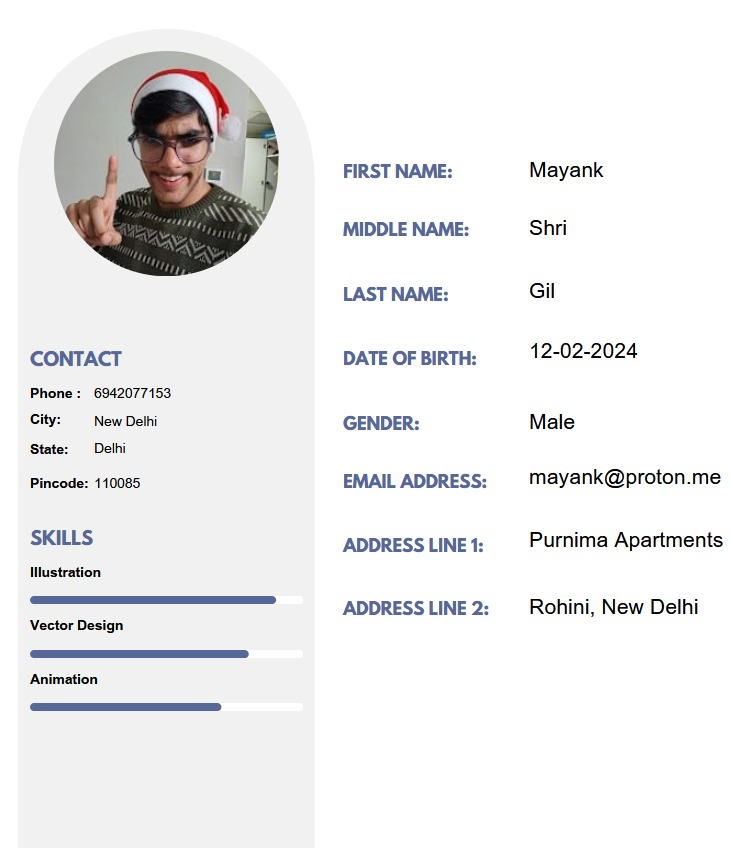
#> input picture uploads/input_img.jpg, 730 x 848 px, found by its file name
$ python Final_ocr_reader.py
#> lines starting #> are read from the running program, lines starting #| are printed output that depends on the picture; after the words box and inside, x2 and y2 are one past the last pixel; in counts of white or black regions, pixels touching at a corner belong together
import cv2
import pytesseract
from PIL import Image
import numpy as np
import os
import re

# Function to load the image from the specified path
def load_image(image_path):
#> called with image_path = 'uploads\\input_img.jpg'
    try:
        img = cv2.imread(image_path)
#> img is the input picture: shape (848, 730, 3); mean B, G, R 236.6, 236.1, 236.3
        if img is None:
            raise FileNotFoundError(f"Image not found or could not be read: {image_path}")
        return img
    except Exception as e:
        print(f"Error loading image: {e}")
        raise

# Function to detect if the image has a tri-column layout
def is_tricolumn(img):
    # Convert image to grayscale
    gray = cv2.cvtColor(img, cv2.COLOR_BGR2GRAY)
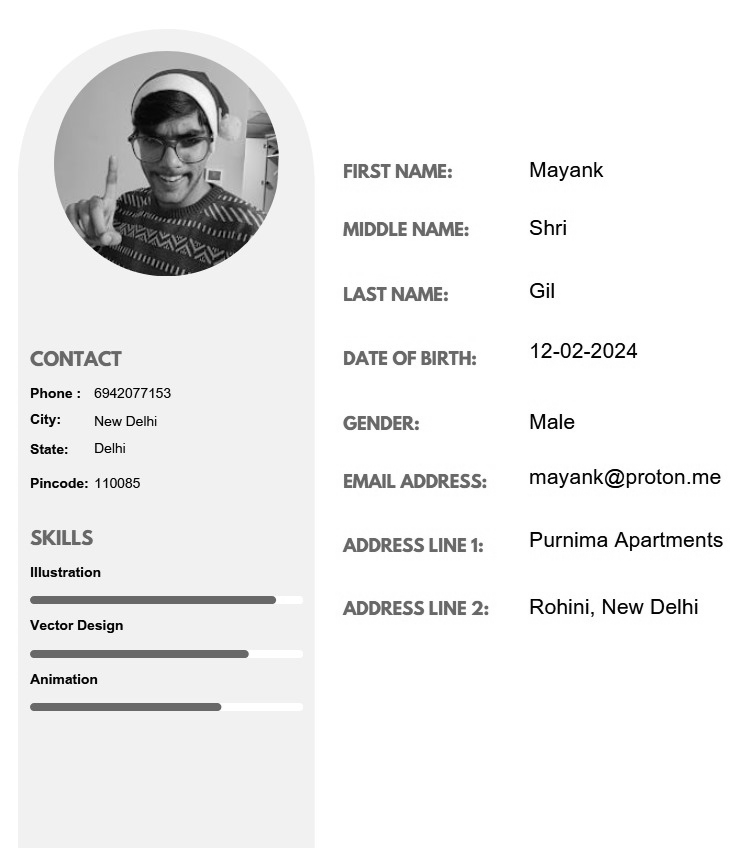
#> gray: shape (848, 730); min 0, max 255, mean 236.2
    # Apply Gaussian blur to reduce noise
    blur = cv2.GaussianBlur(gray, (7, 7), 0)
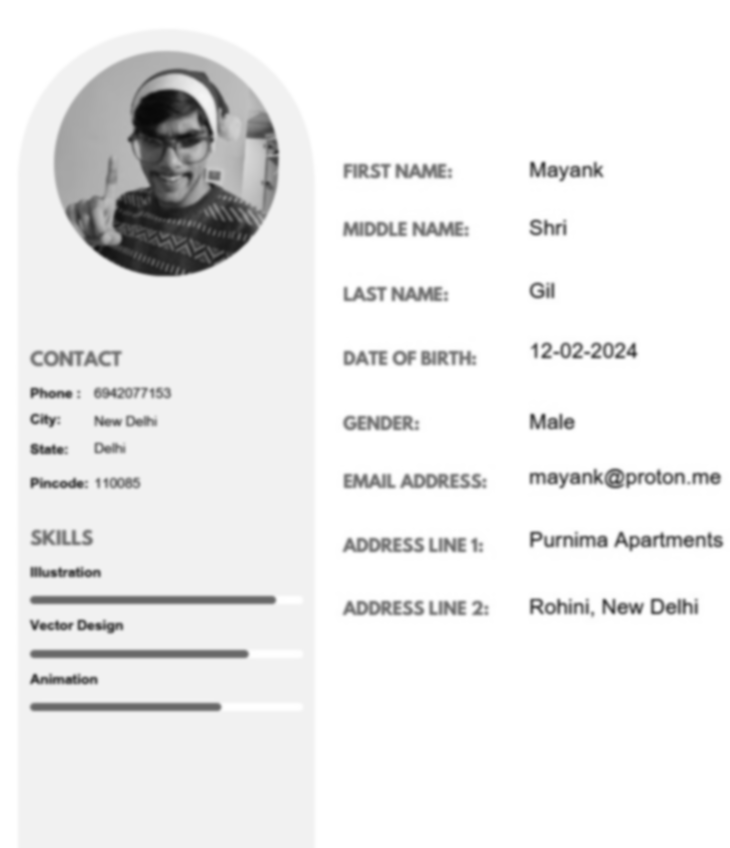
#> blur: shape (848, 730); min 8, max 255, mean 236.2
    # Threshold the image to create a binary image
    thresh = cv2.threshold(blur, 0, 255, cv2.THRESH_BINARY_INV + cv2.THRESH_OTSU)[1]
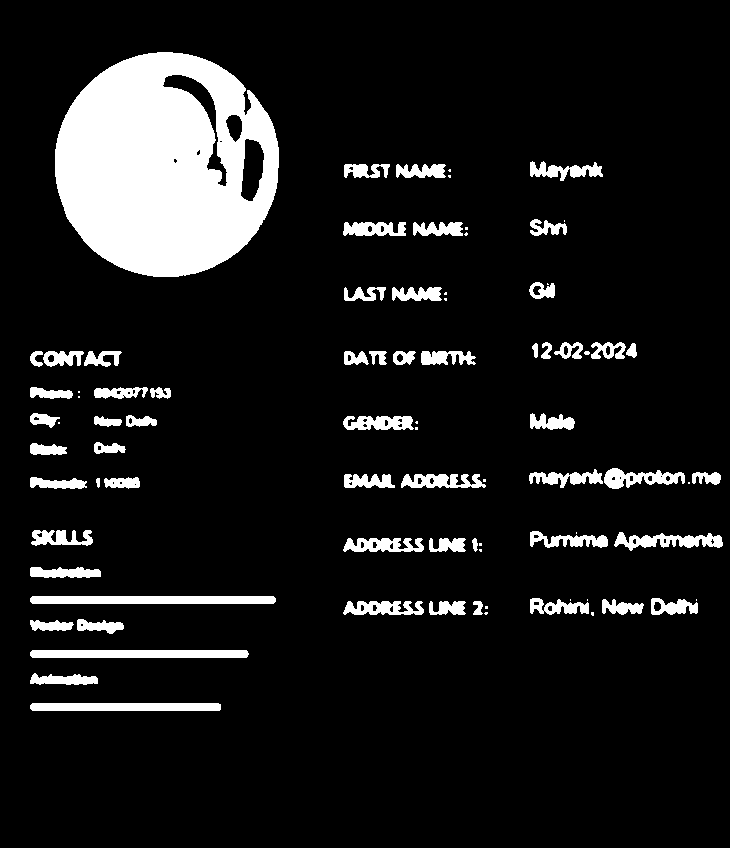
#> thresh: shape (848, 730); 10.6% white; 84 white regions (24 under 20 px), largest, box (x1, y1, x2, y2) and area: (55, 52, 279, 277) 37009, (30, 596, 276, 604) 1956, (30, 650, 249, 658) 1738
    # Define a vertical kernel for dilation
    kernel = cv2.getStructuringElement(cv2.MORPH_RECT, (3, 13))
    dilate = cv2.dilate(thresh, kernel, iterations=1)
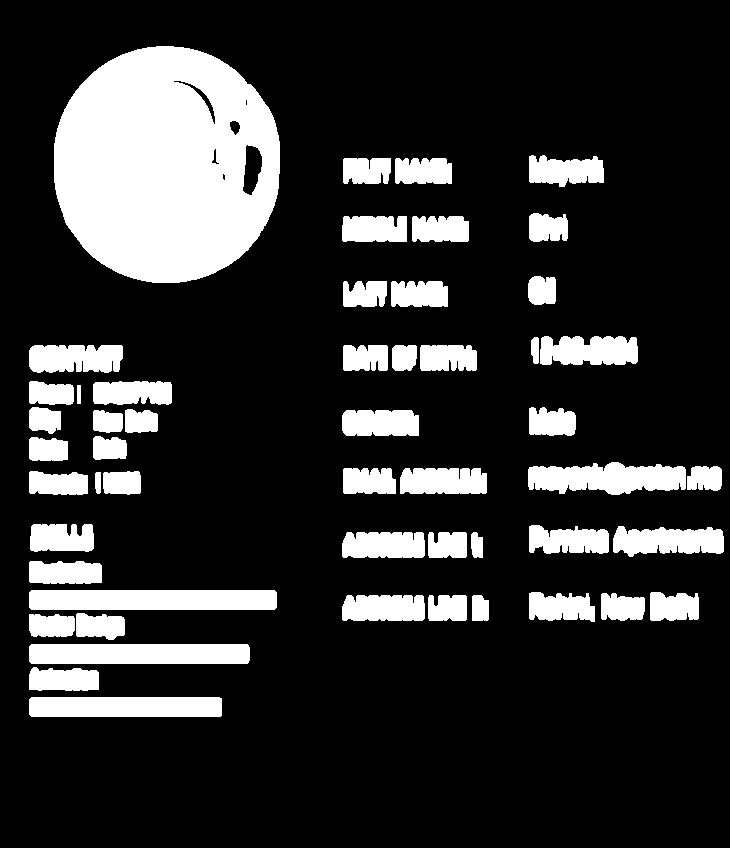
#> dilate: shape (848, 730); 18.7% white; 52 white regions
    # Find contours in the dilated image
    contours, _ = cv2.findContours(dilate, cv2.RETR_EXTERNAL, cv2.CHAIN_APPROX_SIMPLE)
#> contours = 52 contours; largest, box (x1, y1, x2, y2) and area: (54, 46, 280, 283) 42518, (29, 590, 277, 610) 4685, (29, 644, 250, 664) 4170, (528, 462, 686, 495) 3648, (29, 697, 222, 717) 3642

    column_count = 0
    # Loop through contours to count potential columns
    for c in contours:
        x, y, w, h = cv2.boundingRect(c)
        if h > 200 and w > 20:  # Check for large rectangular regions (columns)
            column_count += 1
            # Draw rectangles around detected columns (for debugging/visualization)
            cv2.rectangle(img, (x, y), (x + w, y + h), (0, 255, 0), 2)
#> this loop made 52 passes
#> (x, y, w, h, column_count) on pass 52: (54, 46, 226, 237, 1)
#> (x, y, w, h) on passes 1 to 6: (29, 697, 193, 20), (29, 667, 70, 24), (29, 644, 221, 20), (29, 614, 46, 23), (76, 613, 49, 27), (472, 595, 17, 26)
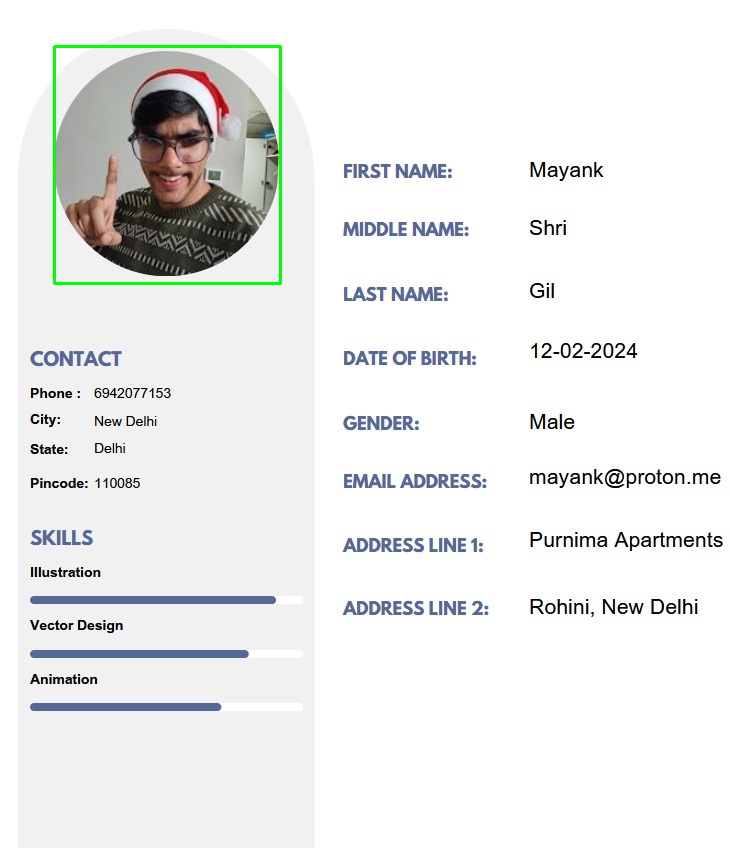
#> img: shape (848, 730, 3); 0.45% of pixels changed, all inside (x1, y1, x2, y2) = (53, 45, 282, 285)
#> after the loop, column_count = 1

    # Display the column detection result
    cv2.imshow("Column Detection", img)
    cv2.waitKey(0)
    cv2.destroyAllWindows()

    return column_count > 1  # Return True if more than one column is detected

# Function to binarize the image (convert it to black and white)
def binarization(img):
    gray = cv2.cvtColor(img, cv2.COLOR_BGR2GRAY)
    _, binary_img = cv2.threshold(gray, 128, 255, cv2.THRESH_BINARY | cv2.THRESH_OTSU)
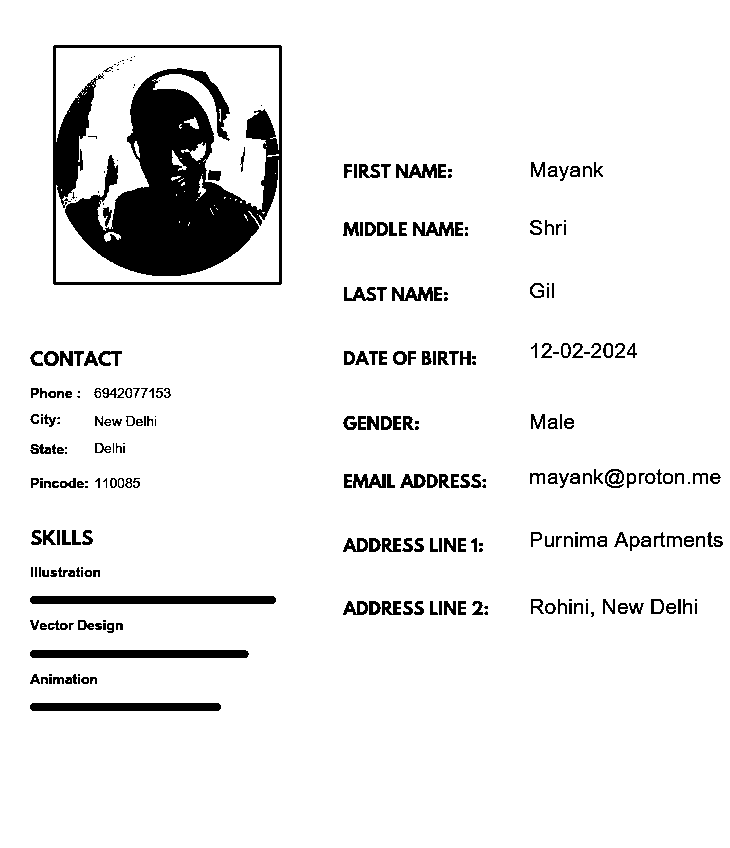
#> binary_img: shape (848, 730); 92.1% white; 293 black regions (75 under 20 px), largest, box (x1, y1, x2, y2) and area: (53, 45, 282, 285) 27041, (30, 596, 276, 604) 1956, (30, 650, 249, 658) 1737
    return binary_img

# Function to separate fields on the same line based on field names
# [159 lines left out: functions separate_fields_on_same_line, preprocess_ocr_text, save_and_display_result, not called in this run]

# Function to process single-column OCR
def single_column_ocr(img):
    img = binarization(img)
    cv2.imwrite("result_images/final_preprocessed_image.png", img)
    img_pil = Image.open("result_images/final_preprocessed_image.png")
    ocr_result = pytesseract.image_to_string(img_pil)
    formatted_result = preprocess_ocr_text(ocr_result)
    save_and_display_result(formatted_result)
    print("OCR result has been processed and saved to ocr_result.txt.")

# Function to process tri-column OCR
# [21 lines left out: function tricolumn_ocr, not called in this run]

# Function to open the saved OCR result text file
def open_text_file(file_path):
    try:
        if os.name == "nt":
            os.startfile(file_path)  # Windows
        elif os.name == "posix":
            os.system(f"open {file_path}")  # macOS/Linux
    except Exception as e:
        print(f"Failed to open the file: {e}")

# Main function to handle the OCR workflow
def main(image_path):
    try:
        img = load_image(image_path)  # Load the input image
        os.makedirs("result_images", exist_ok=True)  # Ensure the output directory exists

        # Determine the layout and process accordingly
        if is_tricolumn(img):
            print("Tri-column layout detected.")
            tricolumn_ocr(img)
        else:
            print("Single column layout detected.")
            single_column_ocr(img)
#> (the call stopped at in single_column_ocr, `ocr_result = pytesseract.image_to_string(img_pil)`: pytesseract is not available in this run)

        # Open the saved OCR result
        open_text_file("ocr_result.txt")
    except Exception as e:
        print(f"An error occurred: {e}")

# Entry point of the script
if __name__ == "__main__":
    image_path = "uploads\input_img.jpg"  # Path to the input image
    main(image_path)
